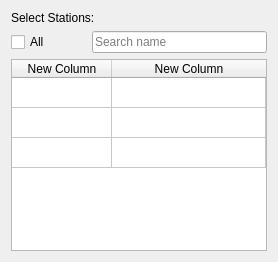
                                <widget class="QWidget" name="step0">
                                 <layout class="QVBoxLayout" name="verticalLayout_12">
                                  <item>
                                   <widget class="QLabel" name="label_4">
                                    <property name="maximumSize">
                                     <size>
                                      <width>16777215</width>
                                      <height>20</height>
                                     </size>
                                    </property>
                                    <property name="styleSheet">
                                     <string notr="true"/>
                                    </property>
                                    <property name="text">
                                     <string>Select Stations:</string>
                                    </property>
                                    <property name="styleClass" stdset="0">
                                     <string>h3</string>
                                    </property>
                                   </widget>
                                  </item>
                                  <item>
                                   <layout class="QHBoxLayout" name="horizontalLayout_34">
                                    <property name="leftMargin">
                                     <number>0</number>
                                    </property>
                                    <property name="topMargin">
                                     <number>0</number>
                                    </property>
                                    <item>
                                     <widget class="QCheckBox" name="download_all_stations_checkbox">
                                      <property name="text">
                                       <string>All</string>
                                      </property>
                                     </widget>
                                    </item>
                                    <item>
                                     <spacer name="horizontalSpacer">
                                      <property name="orientation">
                                       <enum>Qt::Orientation::Horizontal</enum>
                                      </property>
                                      <property name="sizeType">
                                       <enum>QSizePolicy::Policy::Minimum</enum>
                                      </property>
                                      <property name="sizeHint" stdset="0">
                                       <size>
                                        <width>36</width>
                                        <height>20</height>
                                       </size>
                                      </property>
                                     </spacer>
                                    </item>
                                    <item>
                                     <widget class="QLineEdit" name="download_search_station">
                                      <property name="placeholderText">
                                       <string>Search name</string>
                                      </property>
                                     </widget>
                                    </item>
                                   </layout>
                                  </item>
                                  <item>
                                   <widget class="QTableWidget" name="download_stations_table">
                                    <property name="minimumSize">
                                     <size>
                                      <width>100</width>
                                      <height>100</height>
                                     </size>
                                    </property>
                                    <property name="editTriggers">
                                     <set>QAbstractItemView::EditTrigger::NoEditTriggers</set>
                                    </property>
                                    <attribute name="horizontalHeaderStretchLastSection">
                                     <bool>true</bool>
                                    </attribute>
                                    <attribute name="verticalHeaderVisible">
                                     <bool>false</bool>
                                    </attribute>
                                    <attribute name="verticalHeaderHighlightSections">
                                     <bool>true</bool>
                                    </attribute>
                                    <row>
                                     <property name="text">
                                      <string>New Row</string>
                                     </property>
                                    </row>
                                    <row>
                                     <property name="text">
                                      <string>New Row</string>
                                     </property>
                                    </row>
                                    <row>
                                     <property name="text">
                                      <string>New Row</string>
                                     </property>
                                    </row>
                                    <column>
                                     <property name="text">
                                      <string>New Column</string>
                                     </property>
                                    </column>
                                    <column>
                                     <property name="text">
                                      <string>New Column</string>
                                     </property>
                                    </column>
                                   </widget>
                                  </item>
                                 </layout>
                                </widget>
